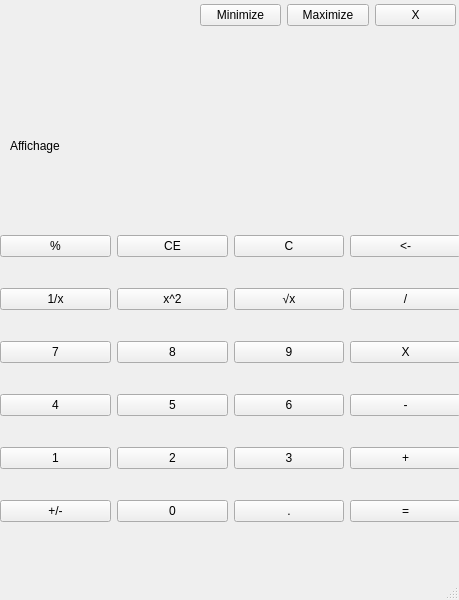
<?xml version="1.0" encoding="UTF-8"?>
<ui version="4.0">
 <class>MainWindow</class>
 <widget class="QMainWindow" name="MainWindow">
  <property name="geometry">
   <rect>
    <x>0</x>
    <y>0</y>
    <width>459</width>
    <height>600</height>
   </rect>
  </property>
  <property name="windowTitle">
   <string>MainWindow</string>
  </property>
  <widget class="QWidget" name="centralwidget">
   <widget class="QLabel" name="Affichage">
    <property name="geometry">
     <rect>
      <x>10</x>
      <y>110</y>
      <width>441</width>
      <height>71</height>
     </rect>
    </property>
    <property name="text">
     <string>Affichage</string>
    </property>
   </widget>
   <widget class="QWidget" name="layoutWidget">
    <property name="geometry">
     <rect>
      <x>0</x>
      <y>210</y>
      <width>461</width>
      <height>341</height>
     </rect>
    </property>
    <layout class="QGridLayout" name="gridLayout">
     <item row="0" column="0">
      <widget class="QPushButton" name="PERCENTbutton">
       <property name="text">
        <string>%</string>
       </property>
      </widget>
     </item>
     <item row="0" column="1">
      <widget class="QPushButton" name="CEbutton">
       <property name="text">
        <string>CE</string>
       </property>
      </widget>
     </item>
     <item row="0" column="2">
      <widget class="QPushButton" name="Cbutton">
       <property name="text">
        <string>C</string>
       </property>
      </widget>
     </item>
     <item row="0" column="3">
      <widget class="QPushButton" name="BACKSPACEbutton">
       <property name="text">
        <string>&lt;-</string>
       </property>
      </widget>
     </item>
     <item row="1" column="0">
      <widget class="QPushButton" name="DIVBYONEbutton">
       <property name="text">
        <string>1/x</string>
       </property>
      </widget>
     </item>
     <item row="1" column="1">
      <widget class="QPushButton" name="POWERbutton">
       <property name="text">
        <string>x^2</string>
       </property>
      </widget>
     </item>
     <item row="1" column="2">
      <widget class="QPushButton" name="SQRTbutton">
       <property name="text">
        <string>√x</string>
       </property>
      </widget>
     </item>
     <item row="1" column="3">
      <widget class="QPushButton" name="DIVIDEbutton">
       <property name="text">
        <string>/</string>
       </property>
      </widget>
     </item>
     <item row="2" column="0">
      <widget class="QPushButton" name="SEVENbutton">
       <property name="text">
        <string>7</string>
       </property>
      </widget>
     </item>
     <item row="2" column="1">
      <widget class="QPushButton" name="EIGHTbutton">
       <property name="text">
        <string>8</string>
       </property>
      </widget>
     </item>
     <item row="2" column="2">
      <widget class="QPushButton" name="NINEbutton">
       <property name="text">
        <string>9</string>
       </property>
      </widget>
     </item>
     <item row="2" column="3">
      <widget class="QPushButton" name="TIMESbutton">
       <property name="text">
        <string>X</string>
       </property>
      </widget>
     </item>
     <item row="3" column="0">
      <widget class="QPushButton" name="FOURbutton">
       <property name="text">
        <string>4</string>
       </property>
      </widget>
     </item>
     <item row="3" column="1">
      <widget class="QPushButton" name="FIVEbutton">
       <property name="text">
        <string>5</string>
       </property>
      </widget>
     </item>
     <item row="3" column="2">
      <widget class="QPushButton" name="SIXbutton">
       <property name="text">
        <string>6</string>
       </property>
      </widget>
     </item>
     <item row="3" column="3">
      <widget class="QPushButton" name="MINUSbutton">
       <property name="text">
        <string>-</string>
       </property>
      </widget>
     </item>
     <item row="4" column="0">
      <widget class="QPushButton" name="ONEbutton">
       <property name="text">
        <string>1</string>
       </property>
      </widget>
     </item>
     <item row="4" column="1">
      <widget class="QPushButton" name="TWObutton">
       <property name="text">
        <string>2</string>
       </property>
      </widget>
     </item>
     <item row="4" column="2">
      <widget class="QPushButton" name="THREEbutton">
       <property name="text">
        <string>3</string>
       </property>
      </widget>
     </item>
     <item row="4" column="3">
      <widget class="QPushButton" name="PLUSbutton">
       <property name="text">
        <string>+</string>
       </property>
      </widget>
     </item>
     <item row="5" column="0">
      <widget class="QPushButton" name="ADDorMINUSbutton">
       <property name="text">
        <string>+/-</string>
       </property>
      </widget>
     </item>
     <item row="5" column="1">
      <widget class="QPushButton" name="ZERObutton">
       <property name="text">
        <string>0</string>
       </property>
      </widget>
     </item>
     <item row="5" column="2">
      <widget class="QPushButton" name="POINTbutton">
       <property name="text">
        <string>.</string>
       </property>
      </widget>
     </item>
     <item row="5" column="3">
      <widget class="QPushButton" name="EQUALbutton">
       <property name="text">
        <string>=</string>
       </property>
      </widget>
     </item>
    </layout>
   </widget>
   <widget class="QWidget" name="layoutWidget">
    <property name="geometry">
     <rect>
      <x>200</x>
      <y>0</y>
      <width>256</width>
      <height>31</height>
     </rect>
    </property>
    <layout class="QGridLayout" name="gridLayout_2">
     <item row="0" column="2">
      <widget class="QPushButton" name="QUITbutton">
       <property name="text">
        <string>X</string>
       </property>
      </widget>
     </item>
     <item row="0" column="1">
      <widget class="QPushButton" name="MAXIMIZbutton">
       <property name="text">
        <string>Maximize</string>
       </property>
      </widget>
     </item>
     <item row="0" column="0">
      <widget class="QPushButton" name="MINIMIZEbutton">
       <property name="text">
        <string>Minimize</string>
       </property>
      </widget>
     </item>
    </layout>
   </widget>
  </widget>
  <widget class="QMenuBar" name="menubar">
   <property name="geometry">
    <rect>
     <x>0</x>
     <y>0</y>
     <width>459</width>
     <height>25</height>
    </rect>
   </property>
  </widget>
  <widget class="QStatusBar" name="statusbar"/>
 </widget>
 <resources/>
 <connections>
  <connection>
   <sender>MAXIMIZbutton</sender>
   <signal>released()</signal>
   <receiver>MainWindow</receiver>
   <slot>showMaximized()</slot>
   <hints>
    <hint type="sourcelabel">
     <x>326</x>
     <y>53</y>
    </hint>
    <hint type="destinationlabel">
     <x>399</x>
     <y>299</y>
    </hint>
   </hints>
  </connection>
  <connection>
   <sender>MINIMIZEbutton</sender>
   <signal>released()</signal>
   <receiver>MainWindow</receiver>
   <slot>showMinimized()</slot>
   <hints>
    <hint type="sourcelabel">
     <x>240</x>
     <y>53</y>
    </hint>
    <hint type="destinationlabel">
     <x>399</x>
     <y>299</y>
    </hint>
   </hints>
  </connection>
  <connection>
   <sender>QUITbutton</sender>
   <signal>released()</signal>
   <receiver>MainWindow</receiver>
   <slot>close()</slot>
   <hints>
    <hint type="sourcelabel">
     <x>412</x>
     <y>53</y>
    </hint>
    <hint type="destinationlabel">
     <x>399</x>
     <y>299</y>
    </hint>
   </hints>
  </connection>
 </connections>
</ui>
